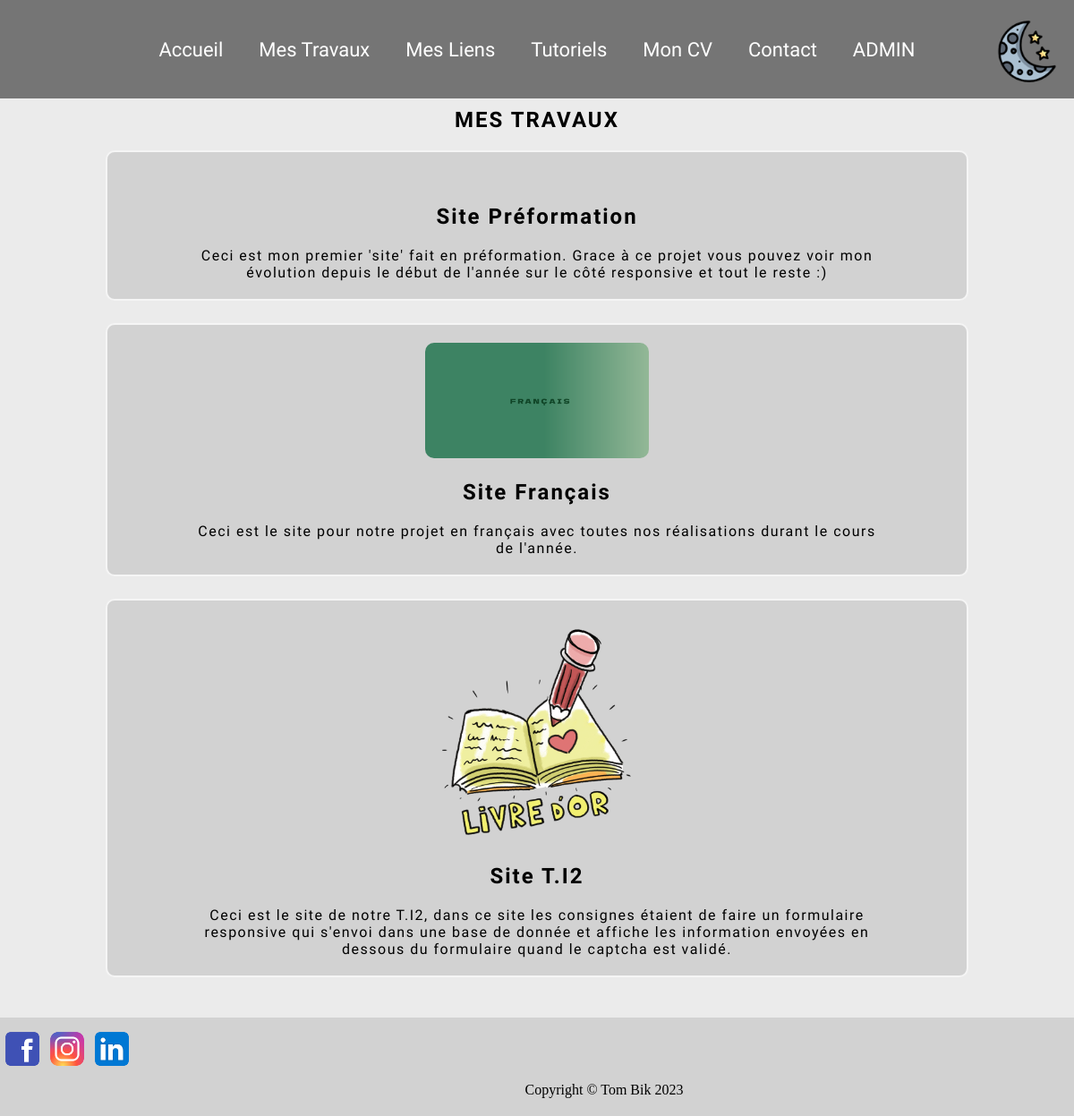
The app's page /?page=travaux, older data.
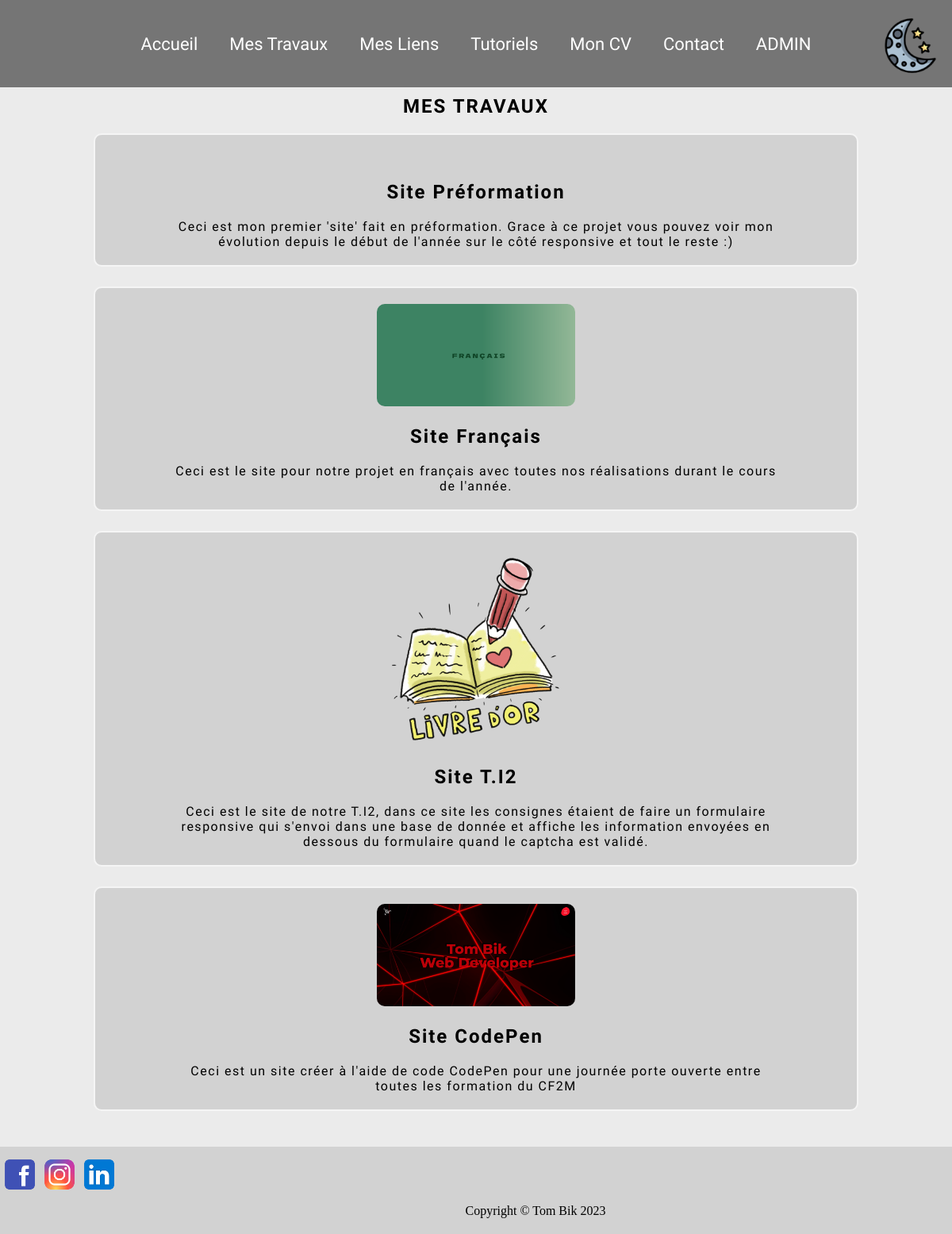
The same page, newer data.
### tables this page shows
CREATE TABLE IF NOT EXISTS `travaux` (
  `id` int(11) NOT NULL AUTO_INCREMENT,
  `titre` varchar(255) NOT NULL,
  `description` text NOT NULL,
  `image_url` varchar(255) NOT NULL,
  `url` varchar(255) NOT NULL,
  PRIMARY KEY (`id`)
);

### public/index.php (called while the page is built, shortened)
<?php
require_once "../model/travauxModel.php";
require_once "../controller/publicController.php";

### model/travauxModel.php (called while the page is built, shortened)
<?php
try{
    $dbconnect = mysqli_connect(DB_HOST,DB_LOGIN,DB_PWD,DB_NAME,DB_PORT);
    mysqli_set_charset($dbconnect,DB_CHARSET);
}catch(Exception $e){
    exit(utf8_encode($e->getMessage()));
}
$sqlLien = "SELECT `titre`, `description`, `image_url`, `url` FROM `travaux` ORDER BY `id` ASC; ";
try {
    $queryLien = mysqli_query($dbconnect, $sqlLien);
}catch(Exception $e){
    exit(utf8_encode($e->getMessage()));
}
$afficheTravaux = mysqli_fetch_all($queryLien,MYSQLI_ASSOC);

### view/mesTravaux.php (the view, shortened to what this page needs)
<!DOCTYPE html>
<html lang="en">
<head>
    <link rel="stylesheet" href="css/lien.css">
</head>
<body>
<div id="gridmenu">
    <?php
include 'include/menuDarkMode.php';
    ?>
<h3>MES TRAVAUX</h3>
<div id="lienGlobal">
<?php
foreach($afficheTravaux as $item):
?>
    <div class='liens'>
    <a href="<?=$item['url']?>" target="_blank"><img src="<?=$item['image_url']?>" width="250px" height="auto" alt=""></a>
        <h3><?=$item['titre']?> </h3>
        <p><?=$item['description']?></p>
    </div>
<?php
endforeach;
?>
</div>
    <?php
include 'include/footer.php'
    ?>
</div>
</body>
</html>

Row changes from the older to the newer data that the page shows:
added travaux: image_url (picture), titre "Site CodePen", description "Ceci est un site créer à l'aide de code CodePen pour une journée porte ouverte entre toutes les formation du CF2M"
